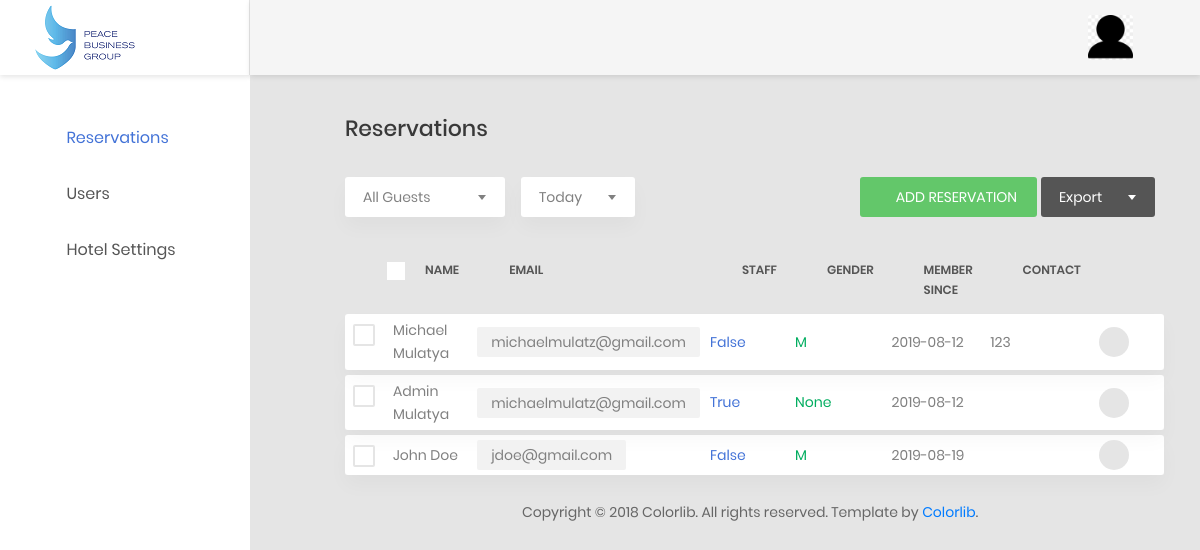
Page /reservations/admin/users/ on the earlier database version.
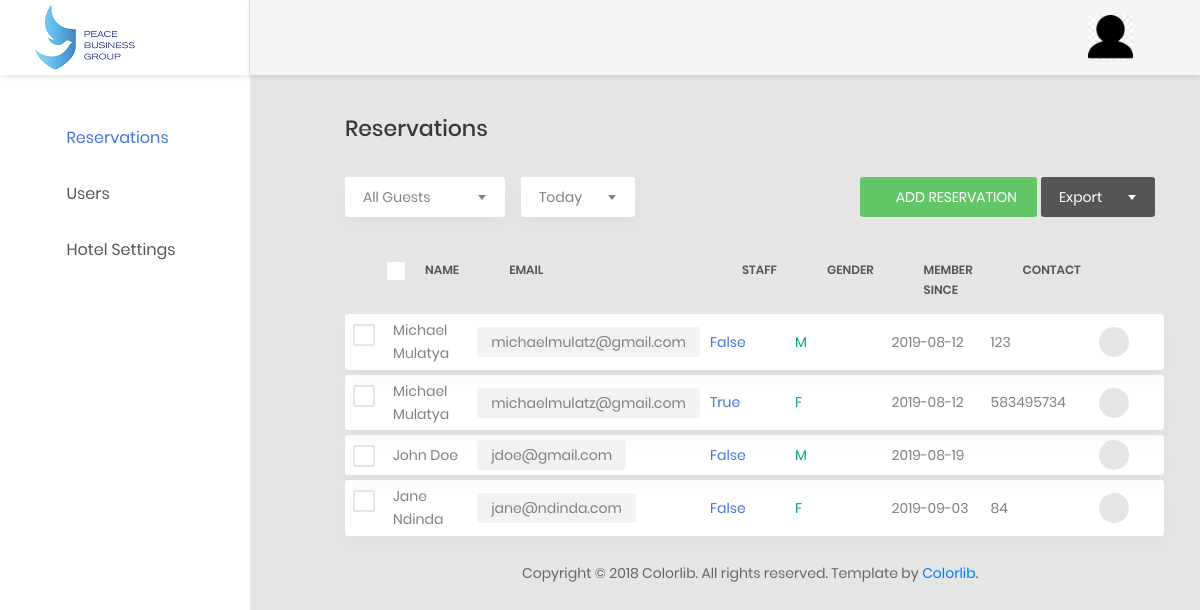
Same page on the later database version.
### reservations/models.py (models this page shows, shortened)
class Pbguser(models.Model):
	user = models.OneToOneField(
		User,
		default=None,
		null=True,
		on_delete=models.CASCADE)
	gender_choices = [('M','Male'),('F','Female')]
	gender = models.CharField(
		choices=gender_choices,
		max_length=1,
		default=None,
		null=True
		)
	phone_number = models.CharField(max_length=50,
		null=True)

### reservations/views.py (the view)
# urls.py: path('admin/users/',views.userslist,name='users'),
def userslist(request):
	users = Pbguser.objects.all()
	return render(request,'reservations/admin/users.html',{'users':users})

### reservations/templates/reservations/admin/users.html (shortened to what the changed rows need)
{% extends "reservations/admin/base.html" %}
{% block maincontent %}
    <div class="row">
                            <div class="col-md-12">
                                <div class="table-responsive table-responsive-data2">
                                    <table class="table table-data2">
                                        <thead>
                                            <tr>
                                                <th>
                                                    <label class="au-checkbox">
                                                        <span class="au-checkmark"></span>
                                                    </label>
                                                </th>
                                                <th>name</th>
                                                <th>email</th>
                                                <th>staff</th>
                                                <th>gender</th>
                                                <th>member since</th>
                                                <th>contact</th>
                                                <th></th>
                                            </tr>
                                        </thead>
                                        <tbody>
                                            {% for user in users %}
                                                <tr class="tr-shadow">
                                                    <td>
                                                        <label class="au-checkbox">
                                                            <span class="au-checkmark"></span>
                                                        </label>
                                                    </td>
                                                    <td>{{ user.user.get_full_name }}</td>
                                                    <td>
                                                        <span class="block-email">{{ user.user.email }}</span>
                                                    </td>
                                                    <td class="desc">{{ user.user.is_staff }}</td>
                                                    <td>
                                                        <span class="status--process">{{ user.gender }}</span>
                                                    </td>
                                                    <td>
                                                        {{ user.user.date_joined|date:"Y-m-d" }}
                                                    </td>
                                                    <td>{{ user.phone_number }}</td>
                                                    <td>
                                                        <div class="table-data-feature">
                                                            <button class="item" data-toggle="tooltip" data-placement="top" title="Send">
                                                                <i class="zmdi zmdi-mail-send"></i>
                                                            </button>
                                                        </div>
                                                    </td>
                                                </tr>
                                                <tr class="spacer"></tr>
                                            {% endfor %}
                                            </tbody>
                                    </table>
                                </div>
                            </div>
                        </div>
{% endblock %}

Differences in the rows shown:
changed Pbguser "True": user.get_full_name "Admin Mulatya" → "Michael Mulatya"; gender "None" → "F"; phone_number (not shown) → "583495734"
added Pbguser: user.get_full_name "Jane Ndinda", user.email "jane@ndinda.com", user.is_staff "False", gender "F", user.date_joined "2019-09-03", phone_number "84"
